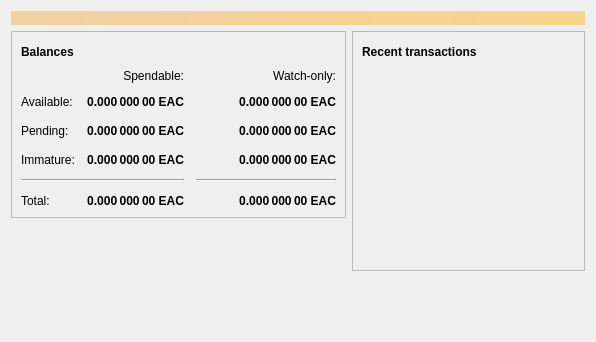
<?xml version="1.0" encoding="UTF-8"?>
<ui version="4.0">
 <class>OverviewPage</class>
 <widget class="QWidget" name="OverviewPage">
  <property name="geometry">
   <rect>
    <x>0</x>
    <y>0</y>
    <width>596</width>
    <height>342</height>
   </rect>
  </property>
  <property name="windowTitle">
   <string>Form</string>
  </property>
  <layout class="QVBoxLayout" name="topLayout">
   <item>
    <widget class="QLabel" name="labelAlerts">
     <property name="visible">
      <bool>false</bool>
     </property>
     <property name="styleSheet">
      <string notr="true">QLabel { background-color: qlineargradient(x1: 0, y1: 0, x2: 1, y2: 0, stop:0 #F0D0A0, stop:1 #F8D488); color:#000000; }</string>
     </property>
     <property name="wordWrap">
      <bool>true</bool>
     </property>
     <property name="margin">
      <number>3</number>
     </property>
     <property name="textInteractionFlags">
      <set>Qt::TextSelectableByMouse</set>
     </property>
    </widget>
   </item>
   <item>
    <layout class="QHBoxLayout" name="horizontalLayout" stretch="1,1">
     <item>
      <layout class="QVBoxLayout" name="verticalLayout_2">
       <item>
        <widget class="QFrame" name="frame">
         <property name="frameShape">
          <enum>QFrame::StyledPanel</enum>
         </property>
         <property name="frameShadow">
          <enum>QFrame::Raised</enum>
         </property>
         <layout class="QVBoxLayout" name="verticalLayout_4">
          <item>
           <layout class="QHBoxLayout" name="horizontalLayout_4">
            <item>
             <widget class="QLabel" name="label_5">
              <property name="font">
               <font>
                <weight>75</weight>
                <bold>true</bold>
               </font>
              </property>
              <property name="text">
               <string>Balances</string>
              </property>
             </widget>
            </item>
            <item>
             <widget class="QPushButton" name="labelWalletStatus">
              <property name="enabled">
               <bool>true</bool>
              </property>
              <property name="maximumSize">
               <size>
                <width>30</width>
                <height>16777215</height>
               </size>
              </property>
              <property name="toolTip">
               <string>The displayed information may be out of date. Your wallet automatically synchronizes with the Bitcoin network after a connection is established, but this process has not completed yet.</string>
              </property>
              <property name="text">
               <string/>
              </property>
              <property name="icon">
               <iconset resource="../bitcoin.qrc">
                <normaloff>:/icons/warning</normaloff>
                <disabledoff>:/icons/warning</disabledoff>:/icons/warning</iconset>
              </property>
              <property name="iconSize">
               <size>
                <width>24</width>
                <height>24</height>
               </size>
              </property>
              <property name="flat">
               <bool>true</bool>
              </property>
             </widget>
            </item>
            <item>
             <spacer name="horizontalSpacer_3">
              <property name="orientation">
               <enum>Qt::Horizontal</enum>
              </property>
              <property name="sizeHint" stdset="0">
               <size>
                <width>40</width>
                <height>20</height>
               </size>
              </property>
             </spacer>
            </item>
           </layout>
          </item>
          <item>
           <layout class="QGridLayout" name="gridLayout">
            <property name="spacing">
             <number>12</number>
            </property>
            <item row="2" column="2">
             <widget class="QLabel" name="labelWatchPending">
              <property name="font">
               <font>
                <weight>75</weight>
                <bold>true</bold>
               </font>
              </property>
              <property name="cursor">
               <cursorShape>IBeamCursor</cursorShape>
              </property>
              <property name="toolTip">
               <string>Unconfirmed transactions to watch-only addresses</string>
              </property>
              <property name="text">
               <string notr="true">0.000 000 00 EAC</string>
              </property>
              <property name="alignment">
               <set>Qt::AlignRight|Qt::AlignTrailing|Qt::AlignVCenter</set>
              </property>
              <property name="textInteractionFlags">
               <set>Qt::LinksAccessibleByMouse|Qt::TextSelectableByKeyboard|Qt::TextSelectableByMouse</set>
              </property>
             </widget>
            </item>
            <item row="2" column="1">
             <widget class="QLabel" name="labelUnconfirmed">
              <property name="font">
               <font>
                <weight>75</weight>
                <bold>true</bold>
               </font>
              </property>
              <property name="cursor">
               <cursorShape>IBeamCursor</cursorShape>
              </property>
              <property name="toolTip">
               <string>Total of transactions that have yet to be confirmed, and do not yet count toward the spendable balance</string>
              </property>
              <property name="text">
               <string notr="true">0.000 000 00 EAC</string>
              </property>
              <property name="alignment">
               <set>Qt::AlignRight|Qt::AlignTrailing|Qt::AlignVCenter</set>
              </property>
              <property name="textInteractionFlags">
               <set>Qt::LinksAccessibleByMouse|Qt::TextSelectableByKeyboard|Qt::TextSelectableByMouse</set>
              </property>
             </widget>
            </item>
            <item row="3" column="2">
             <widget class="QLabel" name="labelWatchImmature">
              <property name="font">
               <font>
                <weight>75</weight>
                <bold>true</bold>
               </font>
              </property>
              <property name="cursor">
               <cursorShape>IBeamCursor</cursorShape>
              </property>
              <property name="toolTip">
               <string>Mined balance in watch-only addresses that has not yet matured</string>
              </property>
              <property name="text">
               <string notr="true">0.000 000 00 EAC</string>
              </property>
              <property name="alignment">
               <set>Qt::AlignRight|Qt::AlignTrailing|Qt::AlignVCenter</set>
              </property>
              <property name="textInteractionFlags">
               <set>Qt::LinksAccessibleByMouse|Qt::TextSelectableByKeyboard|Qt::TextSelectableByMouse</set>
              </property>
             </widget>
            </item>
            <item row="4" column="0" colspan="2">
             <widget class="Line" name="line">
              <property name="orientation">
               <enum>Qt::Horizontal</enum>
              </property>
             </widget>
            </item>
            <item row="4" column="2">
             <widget class="Line" name="lineWatchBalance">
              <property name="sizePolicy">
               <sizepolicy hsizetype="Preferred" vsizetype="Fixed">
                <horstretch>0</horstretch>
                <verstretch>0</verstretch>
               </sizepolicy>
              </property>
              <property name="minimumSize">
               <size>
                <width>140</width>
                <height>0</height>
               </size>
              </property>
              <property name="orientation">
               <enum>Qt::Horizontal</enum>
              </property>
             </widget>
            </item>
            <item row="5" column="0">
             <widget class="QLabel" name="labelTotalText">
              <property name="text">
               <string>Total:</string>
              </property>
             </widget>
            </item>
            <item row="3" column="1">
             <widget class="QLabel" name="labelImmature">
              <property name="font">
               <font>
                <weight>75</weight>
                <bold>true</bold>
               </font>
              </property>
              <property name="cursor">
               <cursorShape>IBeamCursor</cursorShape>
              </property>
              <property name="toolTip">
               <string>Mined balance that has not yet matured</string>
              </property>
              <property name="text">
               <string notr="true">0.000 000 00 EAC</string>
              </property>
              <property name="alignment">
               <set>Qt::AlignRight|Qt::AlignTrailing|Qt::AlignVCenter</set>
              </property>
              <property name="textInteractionFlags">
               <set>Qt::LinksAccessibleByMouse|Qt::TextSelectableByKeyboard|Qt::TextSelectableByMouse</set>
              </property>
             </widget>
            </item>
            <item row="2" column="3">
             <spacer name="horizontalSpacer_2">
              <property name="orientation">
               <enum>Qt::Horizontal</enum>
              </property>
              <property name="sizeHint" stdset="0">
               <size>
                <width>40</width>
                <height>20</height>
               </size>
              </property>
             </spacer>
            </item>
            <item row="3" column="0">
             <widget class="QLabel" name="labelImmatureText">
              <property name="text">
               <string>Immature:</string>
              </property>
             </widget>
            </item>
            <item row="5" column="1">
             <widget class="QLabel" name="labelTotal">
              <property name="font">
               <font>
                <weight>75</weight>
                <bold>true</bold>
               </font>
              </property>
              <property name="cursor">
               <cursorShape>IBeamCursor</cursorShape>
              </property>
              <property name="toolTip">
               <string>Your current total balance</string>
              </property>
              <property name="text">
               <string notr="true">0.000 000 00 EAC</string>
              </property>
              <property name="alignment">
               <set>Qt::AlignRight|Qt::AlignTrailing|Qt::AlignVCenter</set>
              </property>
              <property name="textInteractionFlags">
               <set>Qt::LinksAccessibleByMouse|Qt::TextSelectableByKeyboard|Qt::TextSelectableByMouse</set>
              </property>
             </widget>
            </item>
            <item row="5" column="2">
             <widget class="QLabel" name="labelWatchTotal">
              <property name="font">
               <font>
                <weight>75</weight>
                <bold>true</bold>
               </font>
              </property>
              <property name="cursor">
               <cursorShape>IBeamCursor</cursorShape>
              </property>
              <property name="toolTip">
               <string>Current total balance in watch-only addresses</string>
              </property>
              <property name="text">
               <string notr="true">0.000 000 00 EAC</string>
              </property>
              <property name="alignment">
               <set>Qt::AlignRight|Qt::AlignTrailing|Qt::AlignVCenter</set>
              </property>
              <property name="textInteractionFlags">
               <set>Qt::LinksAccessibleByMouse|Qt::TextSelectableByKeyboard|Qt::TextSelectableByMouse</set>
              </property>
             </widget>
            </item>
            <item row="0" column="2">
             <widget class="QLabel" name="labelWatchonly">
              <property name="text">
               <string>Watch-only:</string>
              </property>
              <property name="alignment">
               <set>Qt::AlignRight|Qt::AlignTrailing|Qt::AlignVCenter</set>
              </property>
             </widget>
            </item>
            <item row="1" column="0">
             <widget class="QLabel" name="labelBalanceText">
              <property name="text">
               <string>Available:</string>
              </property>
             </widget>
            </item>
            <item row="1" column="1">
             <widget class="QLabel" name="labelBalance">
              <property name="font">
               <font>
                <weight>75</weight>
                <bold>true</bold>
               </font>
              </property>
              <property name="cursor">
               <cursorShape>IBeamCursor</cursorShape>
              </property>
              <property name="toolTip">
               <string>Your current spendable balance</string>
              </property>
              <property name="text">
               <string notr="true">0.000 000 00 EAC</string>
              </property>
              <property name="alignment">
               <set>Qt::AlignRight|Qt::AlignTrailing|Qt::AlignVCenter</set>
              </property>
              <property name="textInteractionFlags">
               <set>Qt::LinksAccessibleByMouse|Qt::TextSelectableByKeyboard|Qt::TextSelectableByMouse</set>
              </property>
             </widget>
            </item>
            <item row="1" column="2">
             <widget class="QLabel" name="labelWatchAvailable">
              <property name="font">
               <font>
                <weight>75</weight>
                <bold>true</bold>
               </font>
              </property>
              <property name="cursor">
               <cursorShape>IBeamCursor</cursorShape>
              </property>
              <property name="toolTip">
               <string>Your current balance in watch-only addresses</string>
              </property>
              <property name="text">
               <string notr="true">0.000 000 00 EAC</string>
              </property>
              <property name="alignment">
               <set>Qt::AlignRight|Qt::AlignTrailing|Qt::AlignVCenter</set>
              </property>
              <property name="textInteractionFlags">
               <set>Qt::LinksAccessibleByMouse|Qt::TextSelectableByKeyboard|Qt::TextSelectableByMouse</set>
              </property>
             </widget>
            </item>
            <item row="2" column="0">
             <widget class="QLabel" name="labelPendingText">
              <property name="text">
               <string>Pending:</string>
              </property>
             </widget>
            </item>
            <item row="0" column="1">
             <widget class="QLabel" name="labelSpendable">
              <property name="text">
               <string>Spendable:</string>
              </property>
              <property name="alignment">
               <set>Qt::AlignRight|Qt::AlignTrailing|Qt::AlignVCenter</set>
              </property>
             </widget>
            </item>
           </layout>
          </item>
         </layout>
        </widget>
       </item>
       <item>
        <spacer name="verticalSpacer">
         <property name="orientation">
          <enum>Qt::Vertical</enum>
         </property>
         <property name="sizeHint" stdset="0">
          <size>
           <width>20</width>
           <height>40</height>
          </size>
         </property>
        </spacer>
       </item>
      </layout>
     </item>
     <item>
      <layout class="QVBoxLayout" name="verticalLayout_3">
       <item>
        <widget class="QFrame" name="frame_2">
         <property name="frameShape">
          <enum>QFrame::StyledPanel</enum>
         </property>
         <property name="frameShadow">
          <enum>QFrame::Raised</enum>
         </property>
         <layout class="QVBoxLayout" name="verticalLayout">
          <item>
           <layout class="QHBoxLayout" name="horizontalLayout_2">
            <item>
             <widget class="QLabel" name="label_4">
              <property name="font">
               <font>
                <weight>75</weight>
                <bold>true</bold>
               </font>
              </property>
              <property name="text">
               <string>Recent transactions</string>
              </property>
             </widget>
            </item>
            <item>
             <widget class="QPushButton" name="labelTransactionsStatus">
              <property name="enabled">
               <bool>true</bool>
              </property>
              <property name="maximumSize">
               <size>
                <width>30</width>
                <height>16777215</height>
               </size>
              </property>
              <property name="toolTip">
               <string>The displayed information may be out of date. Your wallet automatically synchronizes with the Bitcoin network after a connection is established, but this process has not completed yet.</string>
              </property>
              <property name="text">
               <string/>
              </property>
              <property name="icon">
               <iconset resource="../bitcoin.qrc">
                <normaloff>:/icons/warning</normaloff>
                <disabledoff>:/icons/warning</disabledoff>:/icons/warning</iconset>
              </property>
              <property name="iconSize">
               <size>
                <width>24</width>
                <height>24</height>
               </size>
              </property>
              <property name="flat">
               <bool>true</bool>
              </property>
             </widget>
            </item>
            <item>
             <spacer name="horizontalSpacer">
              <property name="orientation">
               <enum>Qt::Horizontal</enum>
              </property>
              <property name="sizeHint" stdset="0">
               <size>
                <width>40</width>
                <height>20</height>
               </size>
              </property>
             </spacer>
            </item>
           </layout>
          </item>
          <item>
           <widget class="QListView" name="listTransactions">
            <property name="styleSheet">
             <string notr="true">QListView { background: transparent; }</string>
            </property>
            <property name="frameShape">
             <enum>QFrame::NoFrame</enum>
            </property>
            <property name="verticalScrollBarPolicy">
             <enum>Qt::ScrollBarAlwaysOff</enum>
            </property>
            <property name="horizontalScrollBarPolicy">
             <enum>Qt::ScrollBarAlwaysOff</enum>
            </property>
            <property name="selectionMode">
             <enum>QAbstractItemView::NoSelection</enum>
            </property>
           </widget>
          </item>
         </layout>
        </widget>
       </item>
       <item>
        <spacer name="verticalSpacer_2">
         <property name="orientation">
          <enum>Qt::Vertical</enum>
         </property>
         <property name="sizeHint" stdset="0">
          <size>
           <width>20</width>
           <height>40</height>
          </size>
         </property>
        </spacer>
       </item>
      </layout>
     </item>
    </layout>
   </item>
  </layout>
 </widget>
 <resources/>
 <connections/>
</ui>
